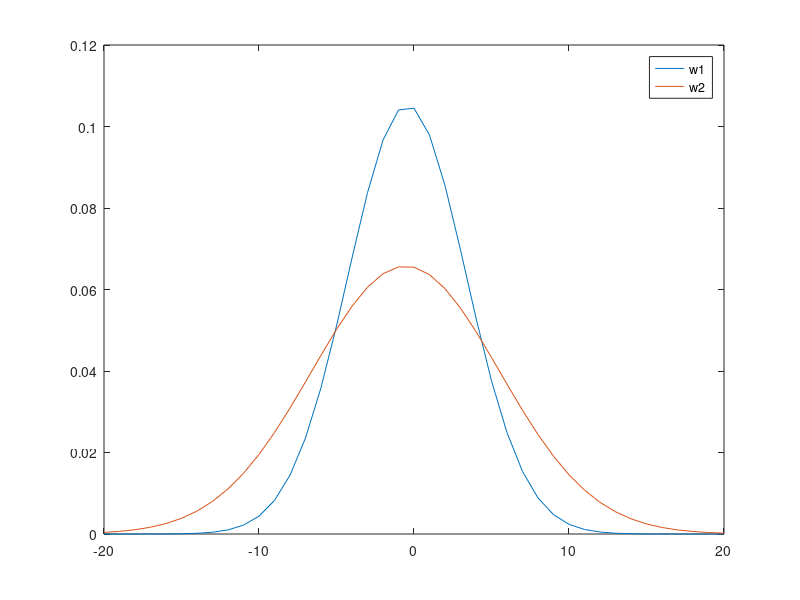

MATLAB code to generate this figure: (Note: this script raises an error after producing the figure.)
%% Project 4
%
% EE 516 - Pattern Recognition
% Spring 2023
%
% Group 4: Nathan Jaggers, Nicholas Brunet, Jordan Rubio Perlas
%
% Description: See coresponding document <Can add description later>
%% Part 1
close all;
clear;
clc;

%% Jordans Code
%data for class w1 
w1x1 = [-5.01 -5.43 1.08 0.86 -2.67 4.94 -2.51 -2.25 5.56 1.03];
w1x2 = [-8.12 -3.48 -5.52 -3.78 0.63 3.29 2.09 -2.13 2.86 -3.33];
w1x3 = [-3.68 -3.54 1.66 -4.11 7.39 2.08 -2.59 -6.94 -2.26 4.33];

%data for class w2
w2x1 = [-0.91 1.30 -7.75 -5.47 6.14 3.60 5.37 7.18 -7.39 -7.50];
w2x2 = [-0.18 -2.06 -4.54 0.50 5.72 1.26 -4.63 1.46 1.17 -6.32];
w2x3 = [-0.05 -3.53 -0.95 3.92 -4.85 4.36 -3.65 -6.66 6.30 -0.31];

%assume indetical priors
Pw1 = 0.5;
Pw2 = 0.5;
len = 10;

%gaussian characteristics for w1
mu_11 = mean(w1x1); %mu = 1/nsigma(Xi)
standev_11 = std(w1x1);
y1 = pdf('Normal', -20:20,mu_11, standev_11);


%gaussian characteristics for w2
mu_21 = mean(w2x1); %mu = 1/nsigma(Xi)
standev_21 = std(w2x1);
y2 = pdf('Normal', -20:20,mu_21, standev_21);

figure(1)
plot(-20:20, y1)
hold on 
plot(-20:20, y2)
hold off
legend('w1', 'w2')

%% Nicks Code
dataset = [
   -5.01  -8.12  -3.68  -0.91  -0.18  -0.05   5.35   2.26   8.13;
   -5.43  -3.48  -3.54   1.30   2.06  -3.53   5.12   3.22  -2.66;
    1.08  -5.52   1.66  -7.75  -4.54  -0.95   1.34  -5.31  -9.87;
    0.86  -3.78  -4.11  -5.47   0.50   3.92   4.48   3.42   5.19;
   -2.67   0.63   7.39   6.14   5.72  -4.85   7.11   2.39   9.21;
    4.94   3.29   2.08   3.60   1.26   4.36   7.17   4.33  -0.98;
   -2.51   2.09  -2.59   5.37  -4.63  -3.65   5.75   3.97   6.65;
   -2.25  -2.13  -6.94   7.18   1.46  -6.66   0.77   0.27   2.41;
    5.56   2.86  -2.26  -7.39   1.17   6.30   0.90  -0.43  -8.71;
    1.03  -3.33   4.33  -7.50  -6.32  -0.31   3.52  -0.36   6.43;
];

w1_P = 0.5;
w2_P = 0.5;

d = 3; %dimensions

w1_x = dataset(:,1:d);
w2_x = dataset(:,4:d+3);

w1_mean = mean(w1_x)';
w2_mean = mean(w2_x)';

w1_cov = cov(w1_x);
w2_cov = cov(w2_x);

% Test
correct = 0;
Y = [ones(size(w1_x, 1), 1); zeros(size(w2_x, 1), 1)];
X = [w1_x; w2_x];
for i = 1:size(X, 1)
    x = X(i,:)';
    y = Y(i);
    g1_result = g(x, w1_mean, w1_cov, w1_P);
    g2_result = g(x, w2_mean, w2_cov, w2_P);
    correct = correct + ((g1_result - g2_result > 0) == y);
end
acc = correct / size(X, 1);
fprintf("Accuracy: %.2f\n", acc);

%%
% Bhattacharyya bound

%Assuming beta = 0.5 allows us to turn the chernoff equations into the
%following
mu2_mu1 = w2_mean - w1_mean;
cov2_cov1 = w1_cov+w2_cov;
ln_num = det(cov2_cov1/2);
ln_den = sqrt(det(w1_cov)*det(w2_cov));

k_bha = (1/8)*mu2_mu1'*inv(cov2_cov1/2)*mu2_mu1+(1/2)*log(ln_num/ln_den);

P_error_bound = sqrt((w1_P)*(w2_P))*exp(-k_bha);
disp(P_error_bound);

%%
%creating histograms for data

% % 1 feature
% figure;
% histogram(dataset(:,1));
% figure;
% histogram(dataset(:,4));

% 2 feature
figure;
histogram(dataset(:,1:2));
figure;
histogram(dataset(:,4:5));

% 3 feature
figure;
histogram(dataset(:,1:3));
figure;
histogram(dataset(:,4:6));

%% Functions

% Calculate parameters once in separate function if this takes too long
function result = g(x, mean, cov, P)
    cov_i = inv(cov);
    W = -0.5 * cov_i;
    w = cov_i * mean;
    w0 = -0.5 * (mean' * cov_i * mean) - 0.5 * log(det(cov)) + log(P);
    result = x'*W*x + w'*x + w0;
end


